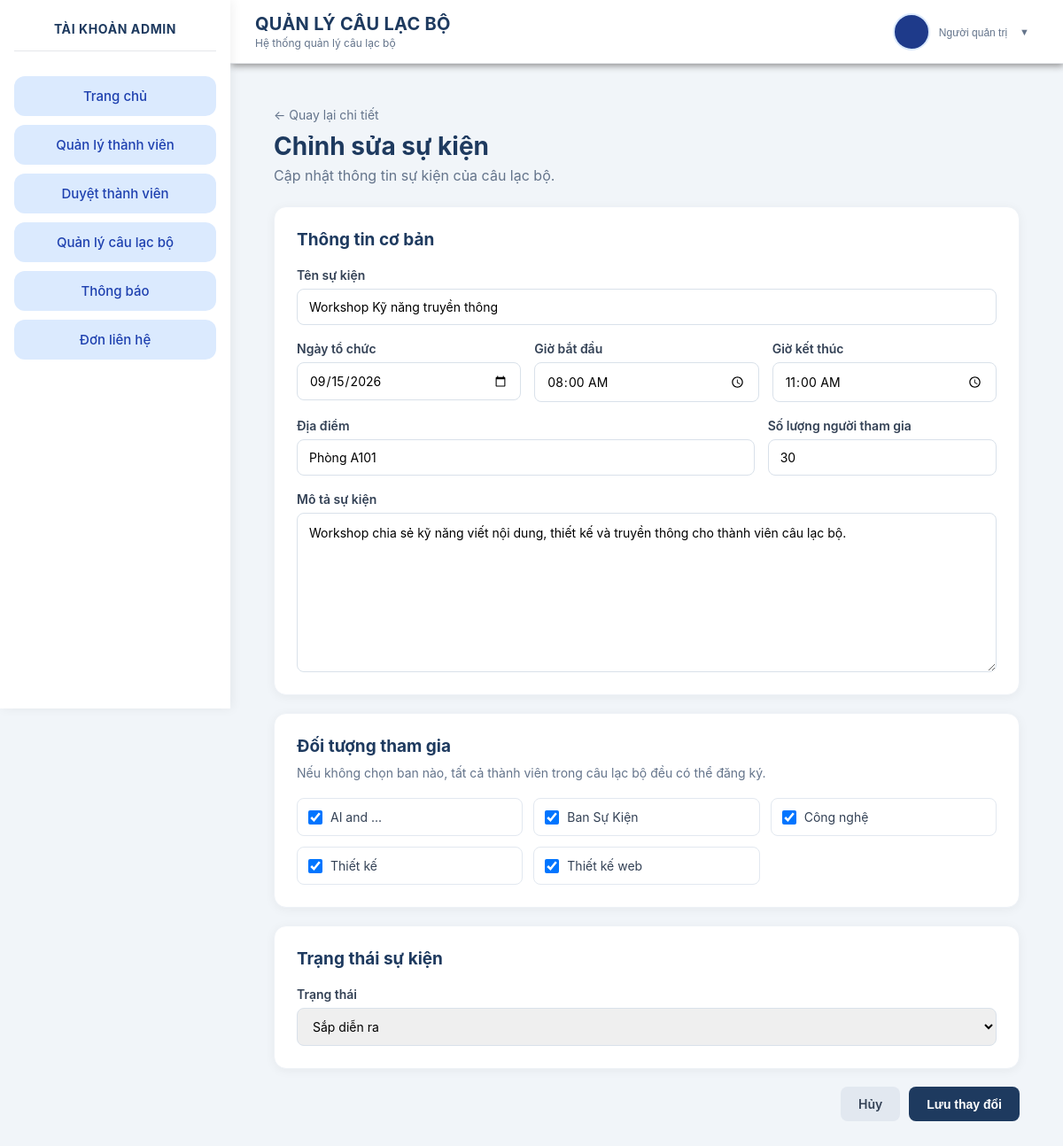
Page /admin/edit_event.php?id=1 (signed in) on the committed database.
### tables this page shows
CREATE TABLE `event` (
  `event_id` int(11) NOT NULL AUTO_INCREMENT,
  `club_id` varchar(255) NOT NULL,
  `event_name` varchar(255) NOT NULL,
  `event_date` date NOT NULL,
  `start_time` time NOT NULL,
  `end_time` time NOT NULL,
  `slots` int(11) NOT NULL,
  `location` varchar(255) DEFAULT NULL,
  `description` text DEFAULT NULL,
  `organizer_id` varchar(255) NOT NULL,
  `status` varchar(30) DEFAULT 'upcoming',
  `created_at` timestamp NOT NULL DEFAULT current_timestamp(),
  PRIMARY KEY (`event_id`)
);

CREATE TABLE `clubband` (
  `club_id` varchar(255) NOT NULL,
  `band_id` varchar(100) DEFAULT NULL,
  `band_name` varchar(100) DEFAULT NULL
);

### admin/edit_event.php (the view, shortened to what this page needs)
<?php
$clubId = "CLB001";
$eventId = (int)($_GET['id'] ?? $_POST['event_id'] ?? 0);
$database = new Database();
$db = $database->getConnection();
$sql = "
    SELECT *
    FROM Event
    WHERE event_id = :event_id
      AND club_id = :club_id
    LIMIT 1
";
$stmt = $db->prepare($sql);
$stmt->execute([
    ':event_id' => $eventId,
    ':club_id' => $clubId
]);
$event = $stmt->fetch(PDO::FETCH_ASSOC);
$sql = "
    SELECT
        band_id,
        band_name
    FROM ClubBand
    WHERE club_id = :club_id
    ORDER BY band_name
";
$stmt = $db->prepare($sql);
$stmt->execute([
    ':club_id' => $clubId
]);
$bands = $stmt->fetchAll(PDO::FETCH_ASSOC);
$sql = "
    SELECT band_id
    FROM EventBand
    WHERE event_id = :event_id
";
$stmt = $db->prepare($sql);
$stmt->execute([
    ':event_id' => $eventId
]);
$selectedBands = $stmt->fetchAll(PDO::FETCH_COLUMN);
require_once "../includes/headers.php";
?>
<link rel="stylesheet" href="css/edit_event.css">
<div class="edit-event-page">
    <div class="page-header">
        <div>
            <a
                href="event_detail.php?id=<?= $eventId ?>"
                class="back-link"
            >
                ← Quay lại chi tiết
            </a>
            <h1>Chỉnh sửa sự kiện</h1>
            <p>
                Cập nhật thông tin sự kiện của câu lạc bộ.
            </p>
        </div>
    </div>
    <form
        method="POST"
        class="event-form"
    >
        <div class="form-card">
            <h2>Thông tin cơ bản</h2>
            <div class="form-group">
                <label for="event_name">
                    Tên sự kiện
                </label>
                <input
                    type="text"
                    id="event_name"
                    name="event_name"
                    value="<?= htmlspecialchars(
                        $event['event_name']
                    ) ?>"
                    required
                >
            </div>
            <div class="form-row">
                <div class="form-group">
                    <label for="event_date">
                        Ngày tổ chức
                    </label>
                    <input
                        type="date"
                        id="event_date"
                        name="event_date"
                        value="<?= htmlspecialchars(
                            $event['event_date']
                        ) ?>"
                        required
                    >
                </div>
                <div class="form-group">
                    <label for="start_time">
                        Giờ bắt đầu
                    </label>
                    <input
                        type="time"
                        id="start_time"
                        name="start_time"
                        value="<?= htmlspecialchars(
                            $event['start_time']
                        ) ?>"
                        required
                    >
                </div>
                <div class="form-group">
                    <label for="end_time">
                        Giờ kết thúc
                    </label>
                    <input
                        type="time"
                        id="end_time"
                        name="end_time"
                        value="<?= htmlspecialchars(
                            $event['end_time']
                        ) ?>"
                        required
                    >
                </div>
            </div>
            <div class="form-row">
                <div class="form-group">
                    <label for="location">
                        Địa điểm
                    </label>
                    <input
                        type="text"
                        id="location"
                        name="location"
                        value="<?= htmlspecialchars(
                            $event['location']
                        ) ?>"
                        required
                    >
                </div>
                <div class="form-group">
                    <label for="slots">
                        Số lượng người tham gia
                    </label>
                    <input
                        type="number"
                        id="slots"
                        name="slots"
                        min="1"
                        value="<?= htmlspecialchars(
                            $event['slots']
                        ) ?>"
                        required
                    >
                </div>
            </div>
            <div class="form-group">
                <label for="description">
                    Mô tả sự kiện
                </label>
                <textarea
                    id="description"
                    name="description"
                    rows="7"
                ><?= htmlspecialchars(
                    $event['description'] ?? ''
                ) ?></textarea>
            </div>
        </div>
        <div class="form-card">
            <h2>Đối tượng tham gia</h2>
            <p class="form-note">
                Nếu không chọn ban nào, tất cả thành viên
                trong câu lạc bộ đều có thể đăng ký.
            </p>
            <div class="band-checkboxes">
                <?php foreach ($bands as $band): ?>
                    <label class="band-checkbox">
                        <input
                            type="checkbox"
                            name="bands[]"
                            value="<?= (int)$band['band_id'] ?>"
                            <?= in_array(
                                (int)$band['band_id'],
                                array_map(
                                    'intval',
                                    $selectedBands
                                ),
                                true
                            )
                                ? 'checked'
                                : '' ?>
                        >
                        <span>
                            <?= htmlspecialchars(
                                $band['band_name']
                            ) ?>
                        </span>
                    </label>
                <?php endforeach; ?>
            </div>
        </div>
        <div class="form-card">
            <h2>Trạng thái sự kiện</h2>
            <div class="form-group">
                <label for="status">
                    Trạng thái
                </label>
                <select
                    id="status"
                    name="status"
                >
                    <option
                        value="upcoming"
                        <?= $event['status'] === 'upcoming'
                            ? 'selected'
                            : '' ?>
                    >
                        Sắp diễn ra
                    </option>
                </select>
            </div>
        </div>
        <div class="form-actions">
            <a
                href="event_detail.php?id=<?= $eventId ?>"
                class="btn btn-cancel"
            >
                Hủy
            </a>
            <button
                type="submit"
                class="btn btn-save"
            >
                Lưu thay đổi
            </button>
        </div>
    </form>
</div>
<?php require_once '../includes/footer.php' ?>
</body>

### admin/css/edit_event.css (style rules this page uses)
.edit-event-page { padding: 25px; max-width: 1000px; margin: 0 auto; }
.page-header { margin-bottom: 25px; }
.back-link { display: inline-block; margin-bottom: 10px; color: #64748b; text-decoration: none; font-size: 14px; }
.page-header h1 { margin: 0 0 6px; color: #1e3a5f; font-size: 28px; }
.page-header p { margin: 0; color: #64748b; }
.form-card { background: white; border-radius: 14px; padding: 25px; margin-bottom: 20px; border: 1px solid #eef2f7; box-shadow: 0 2px 12px rgba(0, 0, 0, 0.05); }
.form-card h2 { margin: 0 0 20px; color: #1e3a5f; font-size: 19px; }
.form-note { margin-top: -10px; margin-bottom: 20px; color: #64748b; font-size: 14px; }
.form-group { display: flex; flex-direction: column; gap: 7px; margin-bottom: 18px; }
.form-group:last-child { margin-bottom: 0; }
.form-group label { color: #334155; font-size: 14px; font-weight: 600; }
.form-group input, .form-group textarea, .form-group select { width: 100%; box-sizing: border-box; padding: 11px 13px; border: 1px solid #d9e1ea; border-radius: 8px; outline: none; font-family: inherit; font-size: 14px; }
.form-group textarea { resize: vertical; line-height: 1.6; }
.form-row { display: grid; grid-template-columns: repeat(3, 1fr); gap: 15px; }
.form-row + .form-row { grid-template-columns: 2fr 1fr; }
.band-checkboxes { display: grid; grid-template-columns: repeat(3, 1fr); gap: 12px; }
.band-checkbox { display: flex; align-items: center; gap: 9px; padding: 12px; border: 1px solid #e2e8f0; border-radius: 8px; cursor: pointer; color: #334155; font-size: 14px; }
.band-checkbox input { width: 16px; height: 16px; }
.form-actions { display: flex; justify-content: flex-end; gap: 10px; margin-bottom: 30px; }
.btn { display: inline-flex; align-items: center; justify-content: center; padding: 11px 20px; border-radius: 8px; border: none; text-decoration: none; font-size: 14px; font-weight: 600; cursor: pointer; }
.btn-cancel { background: #e2e8f0; color: #334155; }
.btn-save { background: #1e3a5f; color: white; }

### includes/headers.php (style rules this page uses)
* { margin: 0; padding: 0; box-sizing: border-box; }
html, body { height: 100%; font-family: -apple-system, BlinkMacSystemFont, "Segoe UI", Roboto, "Helvetica Neue", Arial, sans-serif; background: #f1f5f9; }

### rows in the picture
event: event_name "Workshop Kỹ năng truyền thông", event_date "09/15/2026", start_time "08:00:00", end_time "11:00:00", location "Phòng A101", slots "30", description "Workshop chia sẻ kỹ năng viết nội dung, thiết kế và truyền thông cho thành viên câu lạc bộ.", status "Sắp diễn ra"
clubband: band_id "☑", band_name "AI and ..."
clubband: band_id "☑", band_name "Ban Sự Kiện"
clubband: band_id "☑", band_name "Công nghệ"
clubband: band_id "☑", band_name "Thiết kế"
clubband: band_id "☑", band_name "Thiết kế web"

### other values in the picture
$sidebarTitle "TÀI KHOẢN ADMIN"
